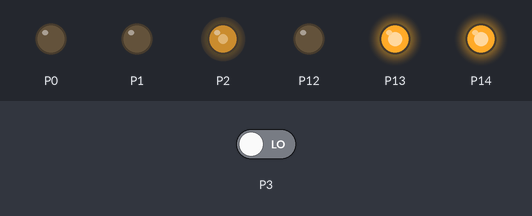
The program below on a simulated BBC micro:bit (MakeCode). Shown: output pins drawn as LEDs (lit = HIGH). The inputs (shaded band) are chosen by the test bench; at power-on: P3 LOW.

Above: at 0.15 s.
Timing chart, 0 to 1.9 s (numbered marks = the images above):
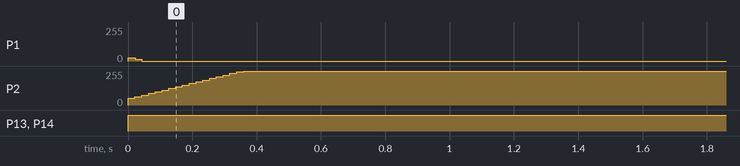

Measured:
- by itself, P1: 0/255 → 25/255 at 0.00 s, → 12/255 0.02 s later, → 0/255 0.02 s later
- by itself, P2: moves from 0/255 to 255/255 over 0.36 s
- by itself, P13, P14: LOW → HIGH at 0.00 s

The program:

main.ts
```typescript
let now = 3
let past = 3
let R = 150
let L = 150
let 速度改變 = 20
let 直走速度 = 500
basic.forever(function () {
    pins.digitalWritePin(DigitalPin.P0, 0)
    pins.digitalWritePin(DigitalPin.P14, 1)
    pins.digitalWritePin(DigitalPin.P12, 0)
    pins.digitalWritePin(DigitalPin.P13, 1)
    if (pins.digitalReadPin(DigitalPin.P3) == 0) {
        now = 1
    } else if (pins.digitalReadPin(DigitalPin.P4) == 0) {
        now = 2
    } else if (pins.digitalReadPin(DigitalPin.P7) == 0) {
        now = 5
    } else if (pins.digitalReadPin(DigitalPin.P6) == 0) {
        now = 4
    } else if (pins.digitalReadPin(DigitalPin.P5) == 0) {
        now = 3
    } else {
        now = 6
    }
    if (now == 1) {
        L += 速度改變 + 30
        R += (速度改變 + 30) * -1
    } else if (now == 5) {
        L += (速度改變 + 30) * -1
        R += 速度改變 + 30
    } else if (now == 2) {
        L += 速度改變
        R += 速度改變 * -1
    } else if (now == 4) {
        L += 速度改變 * -1
        R += 速度改變
    } else if (past == 2 || past == 1) {
        pins.digitalWritePin(DigitalPin.P14, 0)
        pins.digitalWritePin(DigitalPin.P0, 1)
        R += 30
        L += 50
    } else if (past == 4 || past == 5) {
        pins.digitalWritePin(DigitalPin.P12, 1)
        pins.digitalWritePin(DigitalPin.P13, 0)
        L += 30
        R += 50
    }
    if (L >= 1023) {
        L = 1023
    } else if (L <= 0) {
        L = 0
    }
    if (R >= 1023) {
        R = 1023
    } else if (R <= 0) {
        R = 0
    }
    if (now == 3) {
        R = 直走速度
        L = 直走速度
    }
    pins.analogWritePin(AnalogPin.P2, L)
    pins.analogWritePin(AnalogPin.P1, R)
    if (now != 6) {
        past = now
    }
    basic.pause(1)
})
```

test.ts
```typescript
// 在這裡測試；當此封包作為擴充功能時，將不會編譯此內容。
```
